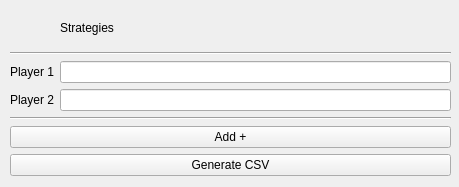
<?xml version="1.0" encoding="UTF-8"?>
<ui version="4.0">
 <class>playerInputWindow</class>
 <widget class="QMainWindow" name="playerInputWindow">
  <property name="geometry">
   <rect>
    <x>0</x>
    <y>0</y>
    <width>459</width>
    <height>187</height>
   </rect>
  </property>
  <property name="windowTitle">
   <string>Enter data to generate matrix</string>
  </property>
  <widget class="QWidget" name="centralwidget">
   <widget class="QWidget" name="gridLayoutWidget">
    <property name="geometry">
     <rect>
      <x>10</x>
      <y>10</y>
      <width>441</width>
      <height>166</height>
     </rect>
    </property>
    <layout class="QGridLayout" name="gridLayout">
     <item row="3" column="0">
      <widget class="QLabel" name="label">
       <property name="text">
        <string>Player 2</string>
       </property>
      </widget>
     </item>
     <item row="3" column="1">
      <widget class="QLineEdit" name="playerStrats2"/>
     </item>
     <item row="2" column="0">
      <widget class="QLabel" name="label_2">
       <property name="text">
        <string>Player 1</string>
       </property>
      </widget>
     </item>
     <item row="2" column="1">
      <widget class="QLineEdit" name="playerStrats1"/>
     </item>
     <item row="1" column="0" colspan="2">
      <widget class="Line" name="line">
       <property name="orientation">
        <enum>Qt::Horizontal</enum>
       </property>
      </widget>
     </item>
     <item row="0" column="1">
      <widget class="QLabel" name="label_3">
       <property name="text">
        <string>Strategies</string>
       </property>
      </widget>
     </item>
     <item row="4" column="0" colspan="2">
      <widget class="Line" name="line_2">
       <property name="orientation">
        <enum>Qt::Horizontal</enum>
       </property>
      </widget>
     </item>
     <item row="5" column="0" colspan="2">
      <widget class="QPushButton" name="addPlayerButton">
       <property name="text">
        <string>Add +</string>
       </property>
      </widget>
     </item>
     <item row="6" column="0" colspan="2">
      <widget class="QPushButton" name="generateButton">
       <property name="text">
        <string>Generate CSV</string>
       </property>
      </widget>
     </item>
    </layout>
   </widget>
  </widget>
 </widget>
 <resources/>
 <connections/>
</ui>
